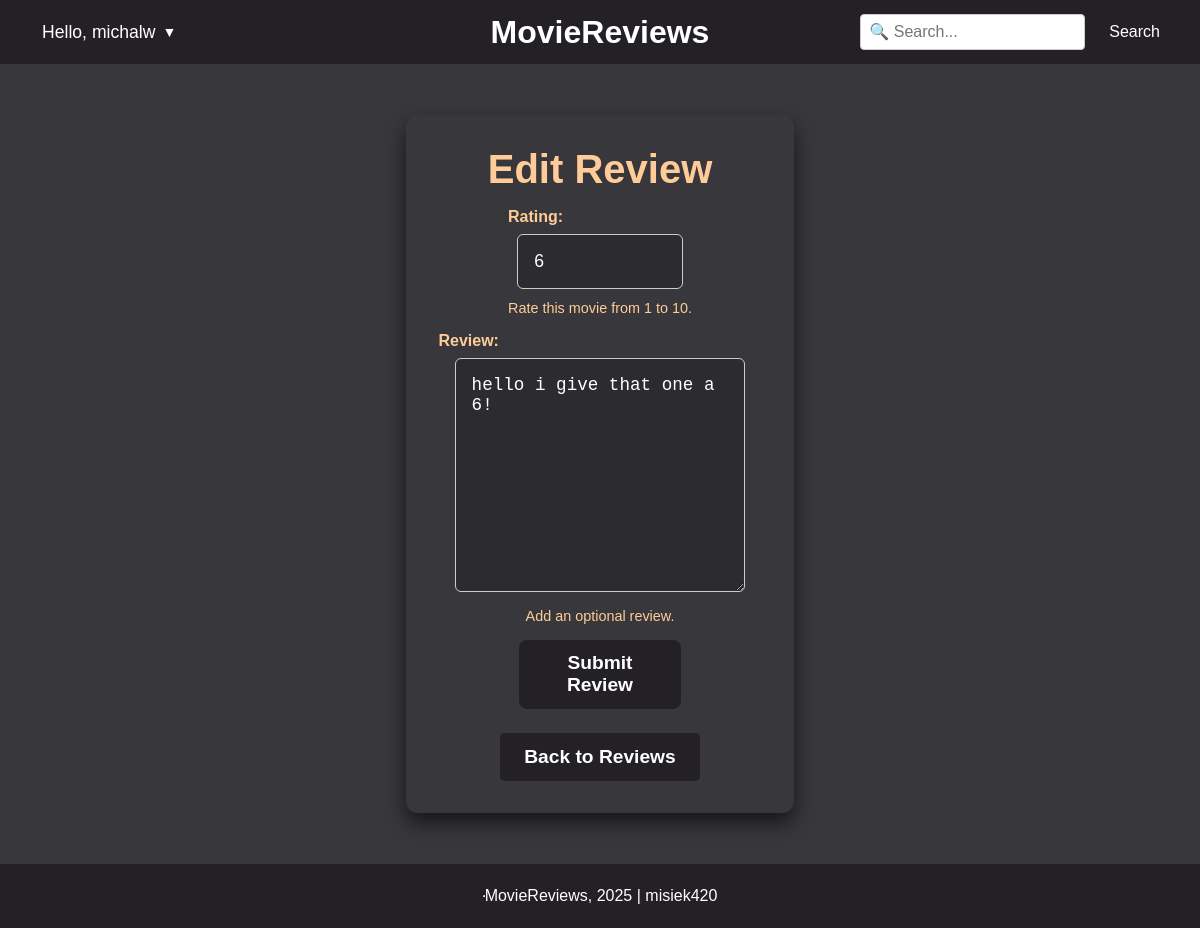
The page /review/60/edit/ (signed in) on the database its author committed.
### account/models.py (models this page shows, shortened)
class Account(AbstractBaseUser):
    email = models.EmailField(verbose_name="email", max_length=60, unique=True)
    username = models.CharField(max_length=30, unique=True)
    date_joined = models.DateTimeField(verbose_name='date joined', auto_now_add=True)
    last_login = models.DateTimeField(verbose_name='last login', auto_now=True)
    is_admin = models.BooleanField(default=False)
    is_active = models.BooleanField(default=False)
    is_staff = models.BooleanField(default=False)
    is_superuser = models.BooleanField(default=False)
    USERNAME_FIELD = 'email'
    REQUIRED_FIELDS = ['username']
    objects = MyAccountManager()

### reviews/models.py (models this page shows, shortened)
class Review(models.Model):
    account_id = models.ForeignKey(
        Account,
        on_delete=models.CASCADE,
        related_name="reviews",
        to_field="id"
    )
    movie_id = models.ForeignKey(
    'Movie',
        on_delete=models.CASCADE,
        related_name="reviews",
        to_field="movie_id")
    rating = models.PositiveIntegerField(
        validators=[
            MinValueValidator(1, message="Ocena nie może być mniejsza niż 1."),
            MaxValueValidator(10, message="Ocena nie może być większa niż 10.")
        ],
        null=False,
        blank=False,
        help_text="Rate this movie from 1 to 10."
    )
    review_text = models.TextField(max_length=2000, blank=True, null=True, help_text="Add an optional review.")
    created_at = models.DateTimeField(auto_now_add=True)
    updated_at = models.DateTimeField(auto_now=True)
    class Meta:
        unique_together = ('account_id', 'movie_id')
        ordering = ['-created_at']

### reviews/views.py (the view)
# urls.py: path('review/<int:review_id>/edit/', edit_review, name='edit_review'),
def edit_review(request, review_id):
    review = get_object_or_404(Review, id=review_id, account_id=request.user)
    if request.method == 'POST':
        form = CreateReviewForm(request.POST, instance=review)
        if form.is_valid():
            try:
                form.save()
                messages.success(request, "Review updated successfully.")
                print("elo")
                return redirect('your_reviews')
            except InvalidOperation as e:
                messages.error(request, "Invalid input. Please check your values.")
    else:
        form = CreateReviewForm(instance=review)
    return render(request, 'reviews/edit_review.html', {'form': form, 'review': review})

### reviews/forms.py
class CreateReviewForm(forms.ModelForm):
    class Meta:
        model = Review
        fields = ['rating', 'review_text']
        labels = {
            'rating': 'Rating',
            'review_text': 'Review'
        }
        widgets = {
            'rating': forms.NumberInput(attrs={'min': 1, 'max': 10}),
            'description': forms.Textarea(attrs={'rows': 5})
        }

### reviews/templates/reviews/edit_review.html (shortened to what this page needs)
{% extends 'base.html' %}
{% block content %}
<div id="review-container">
    <div id="review-form">
        <h1>Edit Review</h1>
        <form id="review-form-data" method="post">
            {{ form.as_p }}
            <button type="submit" id="submit-review-btn">Submit Review</button>
        </form>
        <a href="{% url 'your_reviews' %}"> <button id="back-to-reviews-btn">Back to Reviews</button></a>
    </div>
</div>
{% endblock %}

### templates/base.html (shortened to what this page needs)
{% load static %}
<!DOCTYPE html>
<html lang="en">
<head>
    <link rel="stylesheet" href="{% static 'css/style.css' %}">
</head>
<body>
    <header>
        <nav>
            <div class="navbar-user">
                {% if request.user.is_authenticated %}
                    <button onclick="toggleDropdown()">Hello, {{ request.user.username }}</button>
                {% endif %}
            </div>
            <div class="navbar-center">
                <a href="{% url 'home' %}" class="navbar-logo">MovieReviews</a>
            </div>
            <form class="search-form" method="get" action="{% url 'search_results' %}">
                <label>
                    <input type="text" name="query" placeholder="🔍 Search...">
                </label>
                <button type="submit">Search</button>
            </form>
        </nav>
    </header>
    {% block content %}
    {% endblock content %}
    <footer>
        <hr>
        <p>MovieReviews, 2025 | misiek420</p>
    </footer>
</body>
</html>

### static/css/style.css (style rules this page uses)
* { margin: 0; padding: 0; box-sizing: border-box; }
body { font-family: 'Arial', sans-serif; background-color: #38373b; color: #e0e0e0; display: flex; justify-content: center; align-items: center; height: auto; margin: 8vh 0; }
a, a:visited { color: #ffffff; text-decoration: underline; }
nav { position: fixed; top: 0; left: 0; width: 100%; background-color: #232126; z-index: 1000; height: 8vh; display: flex; align-items: center; justify-content: space-between; padding: 0 2vw; }
.navbar-user { position: relative; display: flex; align-items: center; }
.navbar-user button { background-color: #232126; color: white; border: none; padding: 0.8vh 1.5vw; cursor: pointer; font-size: 1.1em; text-align: left; display: flex; align-items: center; }
.navbar-user button:after { content: "▼"; margin-left: 0.5em; font-size: 0.8em; }
.navbar-center { position: absolute; left: 50%; top: 50%; transform: translate(-50%, -50%); text-align: center; }
.navbar-logo { font-family: 'Impact', sans-serif; font-weight: bold; font-size: 2em; color: white; text-decoration: none; line-height: 1; white-space: nowrap; }
.search-form { display: flex; align-items: center; }
.search-form input { padding: 0.5em; font-size: 1em; border: 1px solid #ccc; border-radius: 4px; margin-right: 0.5em; }
.search-form button { padding: 0.5em 1em; font-size: 1em; color: white; background-color: #232126; border: none; cursor: pointer; border-radius: 4px; }
footer { position: fixed; bottom: 0; left: 0; width: 100%; height: 8vh; text-align: center; background-color: #232126; color: white; display: flex; align-items: center; justify-content: center; font-size: 1em; z-index: 1000; }
html { scroll-behavior: smooth; }
#review-form { width: 50%; margin: 2rem auto; padding: 2rem; background-color: #38373b; border-radius: 8px; box-shadow: 0px 8px 16px rgba(0, 0, 0, 0.5); text-align: center; color: #ffffff; }
#review-form form { display: flex; flex-direction: column; align-items: center; }
#review-form label { font-weight: bold; margin-bottom: 0.5rem; display: block; text-align: left; width: 100%; }
#review-form input, #review-form textarea { width: 100%; padding: 0.8rem; font-size: 1rem; border: 1px solid #cccccc; border-radius: 5px; margin-bottom: 1rem; background-color: #2c2b2f; color: #ffffff; transition: box-shadow 0.3s ease; }
#submit-review-btn { width: 50%; padding: 0.8rem; font-size: 1.2rem; font-weight: bold; color: #ffffff; background-color: #232126; border: none; border-radius: 5px; cursor: pointer; transition: background-color 0.3s ease, box-shadow 0.3s ease; }
#review-container { display: flex; flex-direction: column; align-items: center; justify-content: center; height: 100vh; background-color: #38373b; }
#review-form { width: 70%; padding: 2rem; background-color: #38373b; border-radius: 12px; box-shadow: 0px 10px 20px rgba(0, 0, 0, 0.6); text-align: center; color: #ffcc99; }
#review-form h1 { font-size: 2.5rem; margin-bottom: 1rem; color: #ffcc99; }
#review-form input, #review-form textarea { width: 90%; padding: 1rem; font-size: 1.1rem; border: 1px solid #cccccc; border-radius: 6px; margin-bottom: 1.2rem; background-color: #2c2b2f; color: #ffffff; transition: box-shadow 0.3s ease; }
#review-form .helptext { display: block; font-size: 0.9rem; color: #ffcc99; text-align: center; margin-top: -0.5rem; margin-bottom: 1rem; }
#submit-review-btn { width: 50%; padding: 0.8rem; font-size: 1.2rem; font-weight: bold; color: #ffffff; background-color: #232126; border: none; border-radius: 8px; cursor: pointer; transition: background-color 0.3s ease, box-shadow 0.3s ease; }
#back-to-reviews-btn { display: inline-block; margin-top: 1.5rem; padding: 0.8rem 1.5rem; font-size: 1.2rem; font-weight: bold; text-align: center; color: #ffffff; background-color: #232126; border: none; border-radius: 5px; text-decoration: none; cursor: pointer; transition: background-color 0.3s ease, box-shadow 0.3s ease; }

### rows shown on the page
Account: user.username "michalw"
Review: rating "6", review_text "hello i give that one a 6!"
